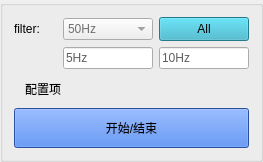
           <widget class="QGroupBox" name="groupBox">
            <property name="styleSheet">
             <string notr="true"/>
            </property>
            <property name="title">
             <string/>
            </property>
            <layout class="QVBoxLayout" name="verticalLayout" stretch="2,1,1">
             <item>
              <layout class="QGridLayout" name="gridLayout">
               <item row="0" column="0">
                <widget class="QLabel" name="label">
                 <property name="minimumSize">
                  <size>
                   <width>43</width>
                   <height>0</height>
                  </size>
                 </property>
                 <property name="maximumSize">
                  <size>
                   <width>82</width>
                   <height>16777215</height>
                  </size>
                 </property>
                 <property name="text">
                  <string>filter:</string>
                 </property>
                </widget>
               </item>
               <item row="0" column="1">
                <widget class="QComboBox" name="comboBox">
                 <property name="minimumSize">
                  <size>
                   <width>90</width>
                   <height>0</height>
                  </size>
                 </property>
                 <property name="maximumSize">
                  <size>
                   <width>90</width>
                   <height>16777215</height>
                  </size>
                 </property>
                 <property name="styleSheet">
                  <string notr="true">color:rgb(112, 112, 112);
</string>
                 </property>
                 <item>
                  <property name="text">
                   <string>50Hz</string>
                  </property>
                 </item>
                </widget>
               </item>
               <item row="0" column="2">
                <widget class="QPushButton" name="all">
                 <property name="minimumSize">
                  <size>
                   <width>90</width>
                   <height>0</height>
                  </size>
                 </property>
                 <property name="maximumSize">
                  <size>
                   <width>90</width>
                   <height>16777215</height>
                  </size>
                 </property>
                 <property name="styleSheet">
                  <string notr="true">background-color: rgb(48, 171, 195);
padding:4px;</string>
                 </property>
                 <property name="text">
                  <string>All</string>
                 </property>
                </widget>
               </item>
               <item row="1" column="0">
                <widget class="QLabel" name="label_2">
                 <property name="enabled">
                  <bool>true</bool>
                 </property>
                 <property name="minimumSize">
                  <size>
                   <width>43</width>
                   <height>0</height>
                  </size>
                 </property>
                 <property name="text">
                  <string/>
                 </property>
                </widget>
               </item>
               <item row="1" column="1">
                <widget class="QLineEdit" name="lineEdit">
                 <property name="minimumSize">
                  <size>
                   <width>90</width>
                   <height>0</height>
                  </size>
                 </property>
                 <property name="maximumSize">
                  <size>
                   <width>90</width>
                   <height>16777215</height>
                  </size>
                 </property>
                 <property name="styleSheet">
                  <string notr="true">color:rgb(94, 94, 94)</string>
                 </property>
                 <property name="text">
                  <string>5Hz</string>
                 </property>
                </widget>
               </item>
               <item row="1" column="2">
                <widget class="QLineEdit" name="lineEdit_2">
                 <property name="minimumSize">
                  <size>
                   <width>90</width>
                   <height>0</height>
                  </size>
                 </property>
                 <property name="maximumSize">
                  <size>
                   <width>90</width>
                   <height>16777215</height>
                  </size>
                 </property>
                 <property name="styleSheet">
                  <string notr="true">color:rgb(94, 94, 94)</string>
                 </property>
                 <property name="text">
                  <string>10Hz</string>
                 </property>
                </widget>
               </item>
              </layout>
             </item>
             <item>
              <layout class="QHBoxLayout" name="horizontalLayout_13" stretch="10,1">
               <item alignment="Qt::AlignHCenter|Qt::AlignVCenter">
                <widget class="QPushButton" name="configs">
                 <property name="minimumSize">
                  <size>
                   <width>0</width>
                   <height>27</height>
                  </size>
                 </property>
                 <property name="styleSheet">
                  <string notr="true">padding-right:150px;</string>
                 </property>
                 <property name="text">
                  <string>配置项</string>
                 </property>
                 <property name="flat">
                  <bool>true</bool>
                 </property>
                </widget>
               </item>
               <item alignment="Qt::AlignRight">
                <widget class="QLabel" name="label_13">
                 <property name="maximumSize">
                  <size>
                   <width>15</width>
                   <height>15</height>
                  </size>
                 </property>
                 <property name="text">
                  <string/>
                 </property>
                 <property name="pixmap">
                  <pixmap resource="res.qrc">:/res/right.png</pixmap>
                 </property>
                 <property name="scaledContents">
                  <bool>true</bool>
                 </property>
                </widget>
               </item>
              </layout>
             </item>
             <item>
              <widget class="QPushButton" name="pushButton_6">
               <property name="minimumSize">
                <size>
                 <width>0</width>
                 <height>40</height>
                </size>
               </property>
               <property name="cursor">
                <cursorShape>ArrowCursor</cursorShape>
               </property>
               <property name="styleSheet">
                <string notr="true">background-color: rgb(57,114,224);</string>
               </property>
               <property name="text">
                <string>开始/结束</string>
               </property>
               <property name="autoDefault">
                <bool>false</bool>
               </property>
               <property name="default">
                <bool>false</bool>
               </property>
               <property name="flat">
                <bool>false</bool>
               </property>
              </widget>
             </item>
            </layout>
           </widget>
